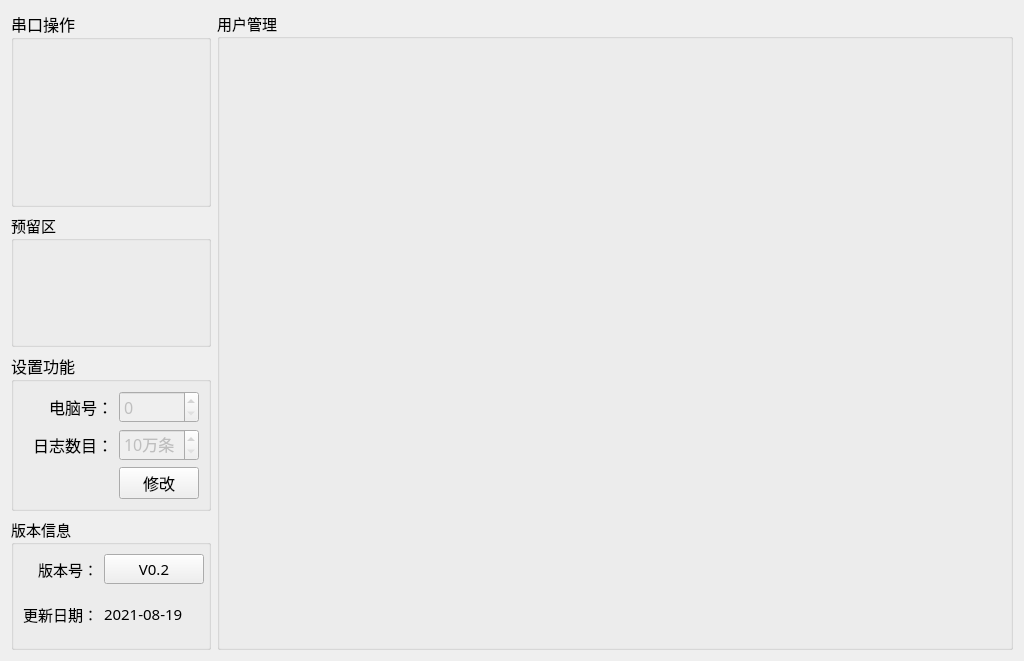
<?xml version="1.0" encoding="UTF-8"?>
<ui version="4.0">
 <class>Setup_MainWid</class>
 <widget class="QWidget" name="Setup_MainWid">
  <property name="geometry">
   <rect>
    <x>0</x>
    <y>0</y>
    <width>1024</width>
    <height>661</height>
   </rect>
  </property>
  <property name="font">
   <font>
    <family>微软雅黑</family>
    <pointsize>11</pointsize>
   </font>
  </property>
  <property name="windowTitle">
   <string>Form</string>
  </property>
  <layout class="QGridLayout" name="gridLayout_6">
   <item row="1" column="0">
    <widget class="QGroupBox" name="groupBox_6">
     <property name="title">
      <string>预留区</string>
     </property>
    </widget>
   </item>
   <item row="0" column="1" rowspan="4">
    <widget class="QGroupBox" name="groupBox_5">
     <property name="title">
      <string>用户管理</string>
     </property>
     <layout class="QGridLayout" name="gridLayout_4">
      <item row="0" column="0">
       <widget class="QStackedWidget" name="stackedWid"/>
      </item>
     </layout>
    </widget>
   </item>
   <item row="3" column="0">
    <widget class="QGroupBox" name="groupBox">
     <property name="maximumSize">
      <size>
       <width>200</width>
       <height>140</height>
      </size>
     </property>
     <property name="title">
      <string>版本信息</string>
     </property>
     <layout class="QGridLayout" name="gridLayout_2">
      <item row="1" column="2">
       <widget class="QLabel" name="label_date">
        <property name="text">
         <string>2021-08-19</string>
        </property>
       </widget>
      </item>
      <item row="0" column="0">
       <widget class="QLabel" name="label">
        <property name="text">
         <string>版本号：</string>
        </property>
        <property name="alignment">
         <set>Qt::AlignRight|Qt::AlignTrailing|Qt::AlignVCenter</set>
        </property>
       </widget>
      </item>
      <item row="1" column="0">
       <widget class="QLabel" name="label_3">
        <property name="text">
         <string>更新日期：</string>
        </property>
        <property name="alignment">
         <set>Qt::AlignRight|Qt::AlignTrailing|Qt::AlignVCenter</set>
        </property>
       </widget>
      </item>
      <item row="0" column="2">
       <widget class="QPushButton" name="verBtn">
        <property name="minimumSize">
         <size>
          <width>100</width>
          <height>30</height>
         </size>
        </property>
        <property name="text">
         <string>V0.2</string>
        </property>
       </widget>
      </item>
     </layout>
    </widget>
   </item>
   <item row="0" column="0">
    <widget class="QGroupBox" name="groupBox_3">
     <property name="minimumSize">
      <size>
       <width>0</width>
       <height>80</height>
      </size>
     </property>
     <property name="maximumSize">
      <size>
       <width>200</width>
       <height>260</height>
      </size>
     </property>
     <property name="font">
      <font>
       <family>微软雅黑</family>
       <pointsize>12</pointsize>
      </font>
     </property>
     <property name="title">
      <string>串口操作</string>
     </property>
     <layout class="QGridLayout" name="gridLayout">
      <item row="0" column="0">
       <widget class="QWidget" name="comWid" native="true">
        <property name="minimumSize">
         <size>
          <width>0</width>
          <height>70</height>
         </size>
        </property>
       </widget>
      </item>
      <item row="1" column="0">
       <widget class="QWidget" name="devWid" native="true">
        <property name="minimumSize">
         <size>
          <width>0</width>
          <height>70</height>
         </size>
        </property>
       </widget>
      </item>
     </layout>
    </widget>
   </item>
   <item row="2" column="0">
    <widget class="QGroupBox" name="groupBox_2">
     <property name="minimumSize">
      <size>
       <width>0</width>
       <height>0</height>
      </size>
     </property>
     <property name="maximumSize">
      <size>
       <width>200</width>
       <height>16777215</height>
      </size>
     </property>
     <property name="font">
      <font>
       <family>微软雅黑</family>
       <pointsize>12</pointsize>
      </font>
     </property>
     <property name="title">
      <string>设置功能</string>
     </property>
     <layout class="QGridLayout" name="gridLayout_5">
      <item row="0" column="0">
       <widget class="QLabel" name="label_16">
        <property name="text">
         <string>电脑号：</string>
        </property>
        <property name="alignment">
         <set>Qt::AlignRight|Qt::AlignTrailing|Qt::AlignVCenter</set>
        </property>
       </widget>
      </item>
      <item row="0" column="1">
       <widget class="QSpinBox" name="pcNumSpin">
        <property name="enabled">
         <bool>false</bool>
        </property>
        <property name="styleSheet">
         <string notr="true"/>
        </property>
        <property name="maximum">
         <number>9</number>
        </property>
       </widget>
      </item>
      <item row="1" column="0">
       <widget class="QLabel" name="label_15">
        <property name="text">
         <string>日志数目：</string>
        </property>
        <property name="alignment">
         <set>Qt::AlignRight|Qt::AlignTrailing|Qt::AlignVCenter</set>
        </property>
       </widget>
      </item>
      <item row="1" column="1">
       <widget class="QSpinBox" name="logCountSpin">
        <property name="enabled">
         <bool>false</bool>
        </property>
        <property name="suffix">
         <string>万条</string>
        </property>
        <property name="minimum">
         <number>10</number>
        </property>
       </widget>
      </item>
      <item row="2" column="0">
       <spacer name="horizontalSpacer_2">
        <property name="orientation">
         <enum>Qt::Horizontal</enum>
        </property>
        <property name="sizeHint" stdset="0">
         <size>
          <width>92</width>
          <height>20</height>
         </size>
        </property>
       </spacer>
      </item>
      <item row="2" column="1">
       <widget class="QPushButton" name="pcBtn">
        <property name="text">
         <string>修改</string>
        </property>
       </widget>
      </item>
     </layout>
    </widget>
   </item>
  </layout>
 </widget>
 <resources/>
 <connections/>
</ui>
